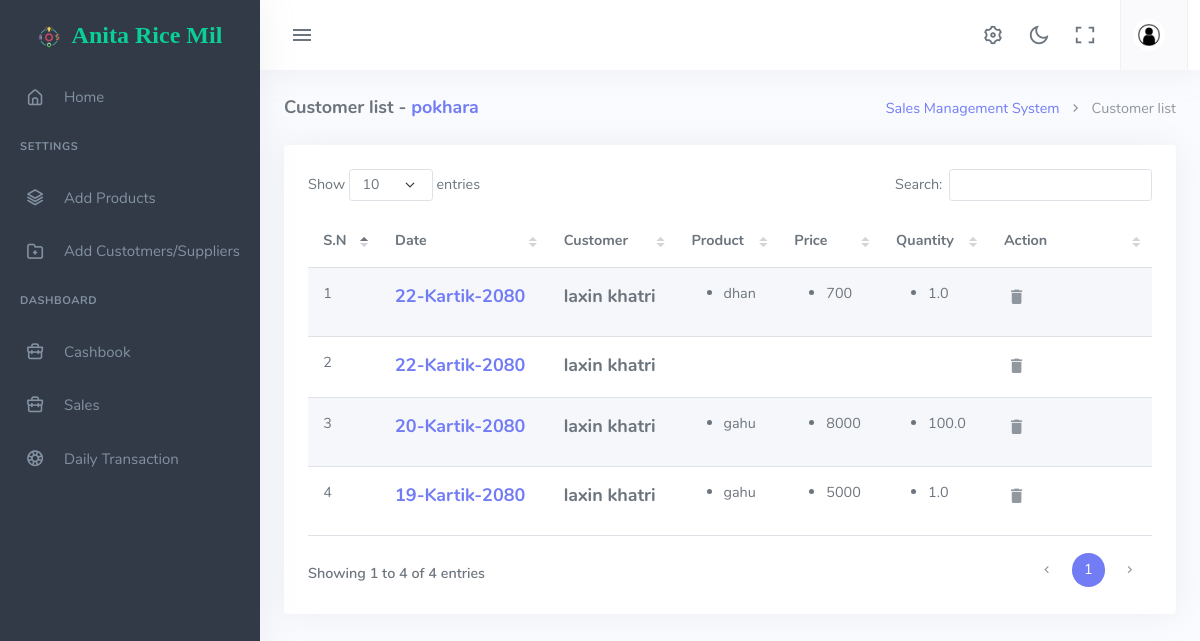
The page /sales-dashboard/toll/details/pokhara on the database its author committed.
### app/models.py (models this page shows, shortened)
class Toll(models.Model):
    toll_name = models.CharField(max_length=150)
    toll_slug = AutoSlugField(populate_from ='toll_name', default=None, unique=True)
    class Meta:
        ordering =['id']
    def __str__(self):
        return self.toll_name

class Sales(models.Model):
    payment_method =(('paid','Paid'),
                     ('partially_paid','Partially Paid'),
                     ('unpaid','Unpaid'))
    customer = models.ForeignKey(Customer, on_delete=models.CASCADE, related_name='customer')
    bill_no  = models.IntegerField(null=True, blank=True)
    phone_number = models.CharField(max_length=20)
    address = models.CharField(max_length=150)
    email = models.EmailField(null=True, blank=True)
    payment_status= models.CharField(choices=payment_method, max_length=150,null= True, blank=True)
    total_amount = models.IntegerField(default=0,null=True, blank=True)
    remaining_amount = models.IntegerField(default=0, null= True, blank=True)
    paid_amount = models.IntegerField(default=0, null=True, blank=True)
    nepali_create_date = models.CharField(max_length=200,default=nepali_datetime.date.today().strftime("%d-%B-%Y"), null=True, blank=True) #widget=models.HiddenInput(),,editable=False
    created_date = models.DateField(auto_now_add=True)
    modified_date = models.DateField(auto_now=True)
    deleted_date = models.DateField(null=True, blank=True)
    remarks = models.TextField(null = True, blank= True)
    class Meta:
        ordering = ['-id',]
    def get_total_cost(self):
        return sum([item.get_cost() for item in self.sales_id.all()])
    def get_remaining_amount(self):
        if self.paid_amount is None:
            amount = 0
        else:
            amount = self.paid_amount
        remaining = self.get_total_cost() - amount
        return remaining

class Customer(models.Model):
    name = models.CharField(max_length=150)
    toll = models.ForeignKey(Toll, on_delete=models.CASCADE, related_name='customer_toll', null=Toll, blank=True)
    address =models.CharField(max_length=150, null=True, blank=True)
    phone_number = models.CharField(max_length=20,null=True, blank=True)
    email = models.CharField(max_length=150, null=True, blank=True)
    name_slug = AutoSlugField(populate_from='name', unique=True)
    added_date = models.DateField(auto_now=True)
    nepali_added_date = models.CharField(max_length=200,default=nepali_datetime.date.today().strftime("%d-%B-%Y"), null=True, blank=True)
    class Meta:
        ordering =['-id',]
    def __str__(self):
        return self.name

class SalesItem(models.Model):
    sales_id = models.ForeignKey(Sales, on_delete= models.CASCADE, related_name='sales_id')
    product = models.ForeignKey(Product, on_delete= models.CASCADE, related_name='sales_product')
    price = models.PositiveIntegerField()
    quantity = models.FloatField()
    unit = models.ForeignKey(ProductUnit, on_delete=models.CASCADE, related_name='productunit')
    nepali_create_date = models.CharField(max_length=200,default=nepali_datetime.date.today().strftime("%d-%B-%Y"))
    created_date = models.DateField(auto_now=True)
    modified_date = models.DateField(null=True, blank=True)
    deleted_date = models.DateField(null=True, blank=True)
    class Meta:
        ordering =['-id']
    def get_cost(self):
        return self.price

class Product(models.Model):
    product_name = models.CharField(max_length=150)
    image = models.ImageField(upload_to='productimage/', null=True, blank=True)
    qty = models.FloatField(null=True, default=0)
    class Meta:
        ordering =['id']
    def __str__(self):
        return self.product_name

### app/views.py (the view)
# urls.py: path('sales-dashboard/toll/details/<slug:slug>', views.toll_related_sales, name='toll_related_sales'),
def toll_related_sales(request, slug):
    toll = Toll.objects.get(toll_slug=slug)
    customers = Customer.objects.filter(toll= toll)
    return render(request,'app/sales_toll.html',{'customers':customers,'toll':toll})

### app/context_processor.py (called while the page is built)
def calculate(request):
    instances = Sales.objects.all()
    total_amounts = sum(sale.get_remaining_amount() for sale in instances)
    dailytransaction = DailyTransaction.objects.all()
    expenses = Expenses.objects.all()
    purchase = Purchase.objects.all()
    total_purchase = sum(item.get_total_cost() for item in purchase)
    total_expenses=sum(exp.get_cost() for exp in expenses)
    return({
        'total_sales':total_amounts,
        'total_purchase':total_purchase,
        'total_expenses':total_expenses,
    })

### app/templates/app/sales_toll.html (shortened to what this page needs)
{% extends  'app/tablebase.html' %}
{% load static %}
{% load custome_filter %}
{% block content %}
<div class="content-page">
    <div class="content">
        <div class="container-fluid">
            <div class="row">
                <div class="col-12">
                    <div class="page-title-box">
                        <div class="page-title-right">
                            <ol class="breadcrumb m-0">
                                <li class="breadcrumb-item"><a href="javascript: void(0);">Sales Management System</a></li>
                                <li class="breadcrumb-item active">Customer list</li>
                            </ol>
                        </div>
                        <h4 class="page-title">Customer list -<span class="text-primary"> {{toll}}</span></h4>
                    </div>
                </div>
            </div>
            <div class="row">
                <div class="col-12">
                    <div class="row">
                        <div class="col-12">
                            <div class="card">
                                <div class="card-body">
                                    <div class="tab-content ">
                                            <table id="row-callback-datatable" class="table table-striped dt-responsive nowrap w-100 ">
                                                <thead>
                                                    <tr>
                                                        <th >S.N</th>
                                                        <th>Date</th>
                                                        <th >Customer</th>
                                                        <th>Product</th>
                                                        <th>Price</th>
                                                        <th >Quantity</th>
                                                        <th style="width: 120px;">Action</th>
                                                    </tr>
                                                </thead>
                                                <tbody>
                                                    {% for cust in customers %}
                                                    {% for item in cust.customer.all %}
                                                    <tr>
                                                        <td >
                                                            {{forloop.counter}}
                                                        </td>
                                                        <td><a href="{% url 'app:date_related_sales' item.nepali_create_date %}" style="font-size: large; font-weight: 800;">{{item.nepali_create_date}}</a></td>
                                                        <td style="font-size: large; font-weight: 800;">{{item.customer}}</td>
                                                        <td>
                                                            <ul>
                                                                {% for product in item.sales_id.all %}
                                                                <li>{{product.product}}</li>
                                                                {% endfor %}
                                                            </ul>
                                                        </td>
                                                        <td >
                                                            <ul>
                                                                {% for product in item.sales_id.all %}
                                                                <li>{{product.price}}</li>
                                                                {% endfor %}
                                                            </ul>
                                                        </td>
                                                        <td>
                                                            <ul>
                                                                {% for product in item.sales_id.all %}
                                                                <li>{{product.quantity}}</li>
                                                                {% endfor %}
                                                            </ul>
                                                        </td>
                                                        <td>
                                                            <a href="javascript:void(0);" class="action-icon"> <i
                                                                    class="mdi mdi-delete"></i></a>
                                                        </td>
                                                    </tr>
                                                    {% endfor %}
                                                    {% endfor %}
                                                </tbody>
                                    </table>
                                    </div>
                                </div>
                            </div>
                        </div>
                    </div>
                </div>
            </div>
        </div>
</div>
{% endblock %}

### app/templates/app/tablebase.html (shortened to what this page needs)
{% load static %}
{% load custome_filter %}
<!DOCTYPE html>
<html lang="en">
    <head>
        <link rel="stylesheet" href="{% static 'app/assets/vendor/jquery-toast-plugin/jquery.toast.min.css'%}">
        <link href="{% static 'app/assets/css/app-saas.min.css'%}" rel="stylesheet" type="text/css" id="app-style" />
        <link href="{% static 'app/assets/css/icons.min.css'%}" rel="stylesheet" type="text/css" />
        <link href="{% static 'app/assets/vendor/bootstrap-datepicker/css/bootstrap-datepicker.min.css'%}" rel="stylesheet" type="text/css" />
        <link href="{% static 'app/assets/vendor/select2/css/select2.min.css'%}" rel="stylesheet" type="text/css" />
        <link href="{% static 'app/assets/vendor/datatables.net-bs5/css/dataTables.bootstrap5.min.css'%}" rel="stylesheet" type="text/css" />
        <link href="{% static 'app/assets/vendor/datatables.net-responsive-bs5/css/responsive.bootstrap5.min.css'%}" rel="stylesheet" type="text/css" />
        <link href="{% static 'app/assets/css/app-saas.min.css'%}" rel="stylesheet" type="text/css" id="app-style" />
        <link href="{% static 'app/assets/css/icons.min.css'%}" rel="stylesheet" type="text/css" />
        <link href="https://cdn.jsdelivr.net/npm/summernote@0.8.16/dist/summernote-lite.min.css" rel="stylesheet">
    </head>
    <link rel="stylesheet" href="https://maxcdn.bootstrapcdn.com/font-awesome/4.7.0/css/font-awesome.min.css">
    <body>
                <div class="wrapper">
                    <div class="navbar-custom">
                        <div class="topbar container-fluid">
                            <div class="d-flex align-items-center gap-lg-2 gap-1">
                                <button class="button-toggle-menu">
                                    <i class="mdi mdi-menu"></i>
                                </button>
                            </div>
                            <ul class="topbar-menu d-flex align-items-center gap-3">
                                <li class="d-none d-sm-inline-block">
                                    <a class="nav-link" data-bs-toggle="offcanvas" href="#theme-settings-offcanvas">
                                        <i class="ri-settings-3-line font-22"></i>
                                    </a>
                                </li>
                                <li class="d-none d-sm-inline-block">
                                    <div class="nav-link" id="light-dark-mode" data-bs-toggle="tooltip" data-bs-placement="left" title="Theme Mode">
                                        <i class="ri-moon-line font-22"></i>
                                    </div>
                                </li>
                                <li class="d-none d-md-inline-block">
                                    <a class="nav-link" href="#" data-toggle="fullscreen">
                                        <i class="ri-fullscreen-line font-22"></i>
                                    </a>
                                </li>
                                <li class="dropdown">
                                    <a class="nav-link dropdown-toggle arrow-none nav-user px-2" data-bs-toggle="dropdown" href="#" role="button" aria-haspopup="false" aria-expanded="false">
                                        <span class="account-user-avatar">
                                            {% if request.user.image  %}
                                                <img src="{{request.user.image.url}}" alt="user-image" width="32" class="rounded-circle">
                                            {% else %}
                                            <img src="{% static 'app/assets/images/unknow.jpg'%}" alt="user-image" width="32" class="rounded-circle">
                                            {% endif %}
                                        </span>
                                    </a>
                                </li>
                            </ul>
                        </div>
                    </div>
           <div class="leftside-menu">
            <a href="{% url 'app:index' %}" class="logo logo-light">
                <span class="logo-lg">
                    <h3 class="text-success p-2 text-bold" style="font-family: times-new-roman;"><img src="{% static 'app/icons.webp'%}" class="pe-2">Anita Rice Mil</h3>
                </span>
            </a>
            <div class="h-100" id="leftside-menu-container" data-simplebar>
                <ul class="side-nav">
                    <li class="side-nav-item">
                        <a href="{% url 'app:index' %}" class="side-nav-link">
                            <i class="uil-home-alt"></i>
                            <span> Home </span>
                        </a>
                    </li>
                    <li class="side-nav-title">Settings</li>
                    <li class="side-nav-item">
                        <a href="{% url 'app:products' %}" class="side-nav-link">
                            <i class="uil-layer-group"></i>
                            <span> Add Products </span>
                        </a>
                    </li>
                    <li class="side-nav-item">
                        <a href="{% url 'app:customers' %}" class="side-nav-link">
                            <i class="uil-folder-plus"></i>
                            <span>Add Custotmers/Suppliers </span>
                        </a>
                    </li>
                    <li class="side-nav-title">Dashboard</li>
                    <li class="side-nav-item">
                        <a href="{% url 'app:sales_dashboard' %}" class="side-nav-link">
                            <i class="uil-briefcase"></i>
                            <span>Cashbook</span>
                        </a>
                    </li>
                    <li class="side-nav-item">
                        <a href="{% url 'app:salesItem' %}" class="side-nav-link">
                            <i class="uil-briefcase"></i>
                            <span> Sales </span>
                        </a>
                    </li>
                    <li class="side-nav-item">
                        <a href="{% url 'app:daily' %}" class="side-nav-link">
                            <i class="uil-life-ring"></i>
                            <span>Daily Transaction</span>
                        </a>
                    </li>
                </ul>
            </div>
        </div>
        {% block content %}
        {% endblock %}
    </body>
</html>

### rows shown on the page
Toll: toll_name "pokhara"
Sales: nepali_create_date "22-Kartik-2080", customer "laxin khatri"
SalesItem: product "dhan", price "700", quantity "1.0"
Sales: nepali_create_date "22-Kartik-2080", customer "laxin khatri"
Sales: nepali_create_date "20-Kartik-2080", customer "laxin khatri"
SalesItem: product "gahu", price "8000", quantity "100.0"
Sales: nepali_create_date "19-Kartik-2080", customer "laxin khatri"
SalesItem: product "gahu", price "5000", quantity "1.0"
